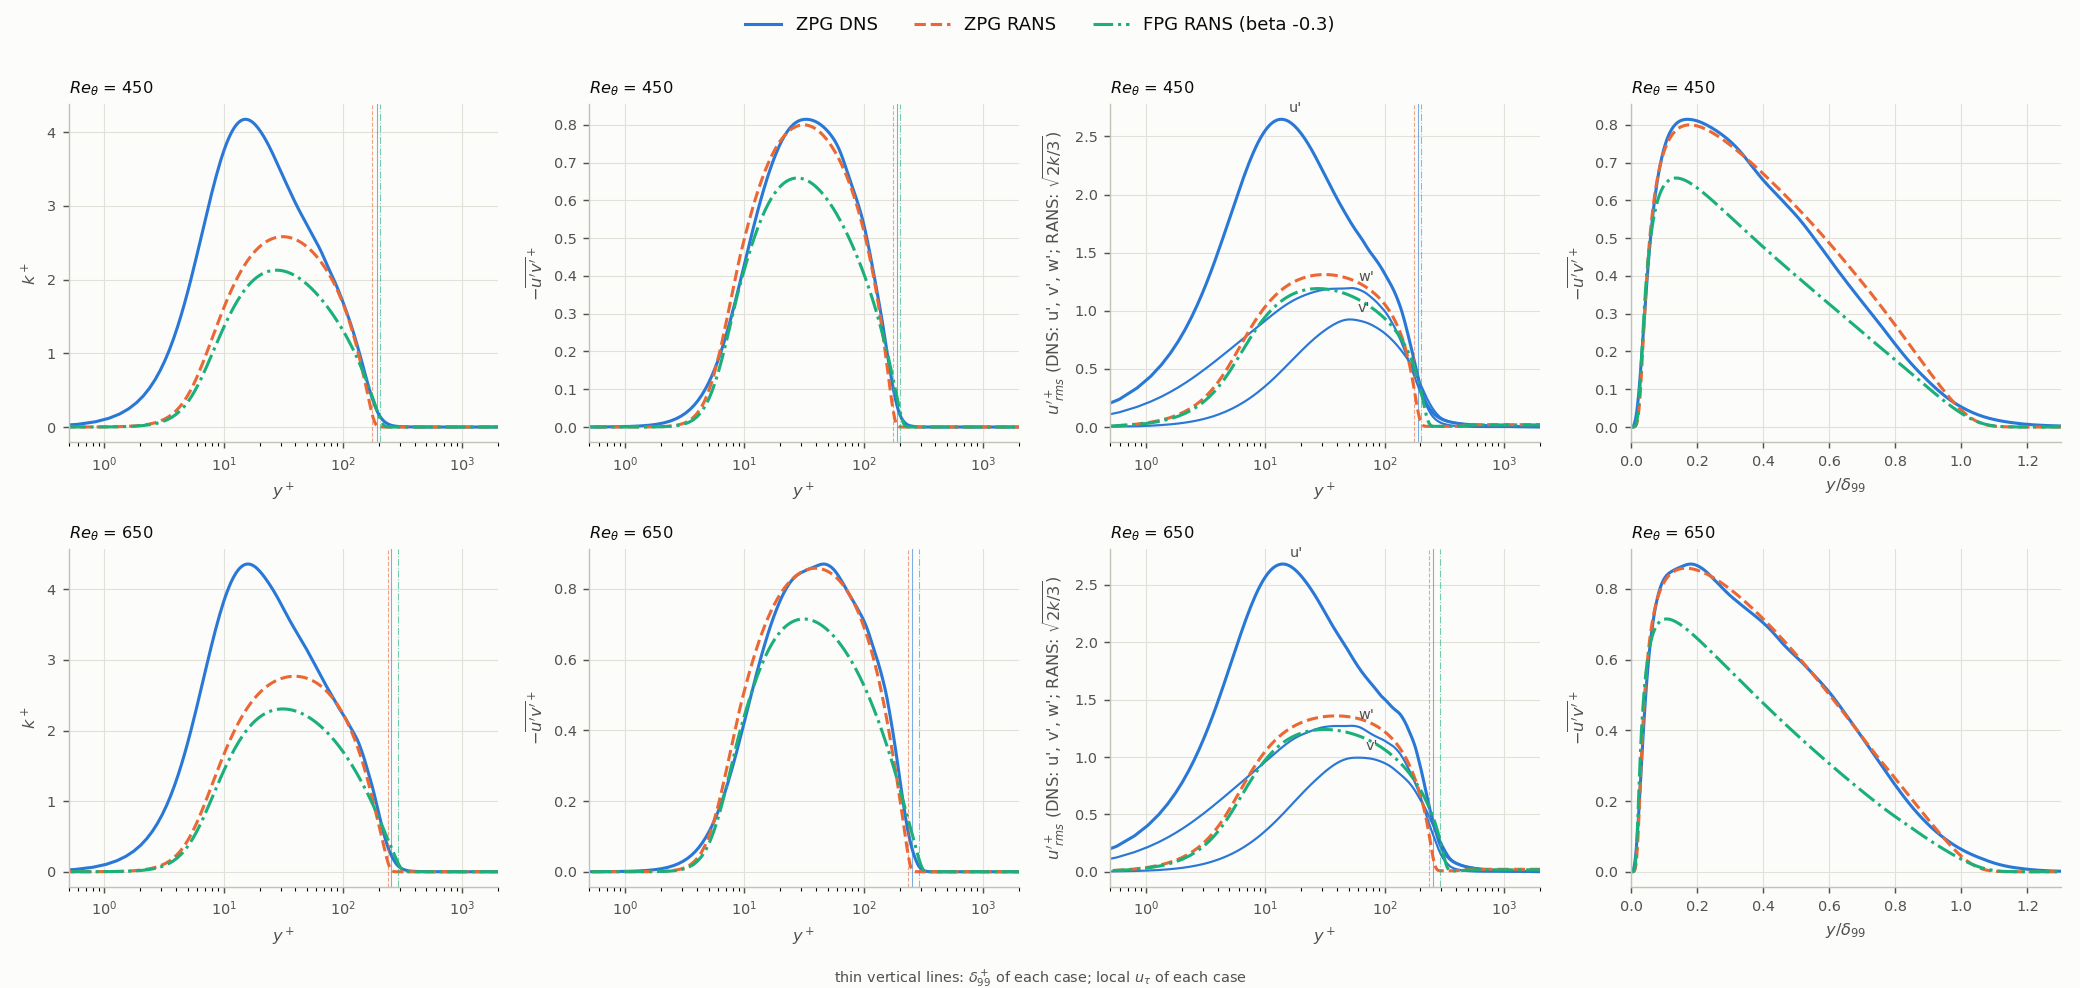

This figure's Python source:
#!/usr/bin/env python3
"""Turbulent fluctuations at matched Re_theta: ZPG DNS, ZPG RANS, FPG RANS.

RANS stresses by Boussinesq: -u'v' = nu_t dU/dy, u_i'u_i' = 2/3 k (the
normal stresses of an eddy-viscosity model are isotropic up to the small
strain terms). Wall units with the local u_tau of each case.

    fluct_retheta.py        -> assets/fluct_retheta.png (+ the peak table on stdout)

ZPG DNS: the committed ../smooth/assets/mobydiff/xyz_3200_384_136/data.nc.
RANS (local fields, regenerated from the committed inis):
../smooth.RANS/production_62365.h5, ../fpg.RANS/production_170012.h5.
"""
import os
import sys

import matplotlib
import numpy as np

matplotlib.use("Agg")
import matplotlib.pyplot as plt  # noqa: E402

HERE = os.path.dirname(os.path.abspath(__file__))
TBL = os.path.normpath(os.path.join(HERE, "..", ".."))
sys.path.insert(0, HERE)
import dns_pg  # noqa: E402  (also puts pg_bl / rans_bl on the path)
import pg_bl  # noqa: E402
import rans_bl as rb  # noqa: E402

INK, INK2, MUTED, GRID, SURF = "#0b0b0b", "#52514e", "#898781", "#e1e0d9", "#fcfcfb"
C = {"ZPG DNS": "#2a78d6", "ZPG RANS": "#eb6834", "FPG RANS (beta -0.3)": "#1baf7a"}
LS = {"ZPG DNS": "-", "ZPG RANS": "--", "FPG RANS (beta -0.3)": "-."}
RETH = (450.0, 650.0)
OUT = HERE


def dns():
    return dns_pg.window(os.path.join(TBL, "smooth", "assets", "mobydiff", "xyz_3200_384_136", "data.nc"))


def rans(path):
    f = rb.load(path)
    f["uv"] = -f["nut"] * np.gradient(f["U"], f["y"], axis=1)
    return f


def style(ax, xlabel, ylabel):
    ax.set_facecolor(SURF)
    ax.grid(True, color=GRID, lw=0.6)
    ax.set_axisbelow(True)
    for s in ("top", "right"):
        ax.spines[s].set_visible(False)
    for s in ("left", "bottom"):
        ax.spines[s].set_color("#c3c2b7")
    ax.tick_params(colors=INK2, labelsize=8)
    ax.set_xlabel(xlabel, color=INK2, fontsize=9)
    ax.set_ylabel(ylabel, color=INK2, fontsize=9)


def main():
    cases = {"ZPG DNS": dns(),
             "ZPG RANS": rans(os.path.join(TBL, "smooth.RANS", "production_62365.h5")),
             "FPG RANS (beta -0.3)": rans(os.path.join(TBL, "fpg.RANS", "production_170012.h5"))}
    q = {k: pg_bl.pg_integrals(f) for k, f in cases.items()}

    fig, axs = plt.subplots(2, 4, figsize=(16, 7.6), facecolor=SURF)
    table = []
    for row, rt in enumerate(RETH):
        for name, f in cases.items():
            qq = q[name]
            ok = qq["x"] > 60.0                        # past the trip / k-source region
            i = int(np.flatnonzero(ok)[np.argmin(abs(qq["Re_theta"][ok] - rt))])
            ut = np.sqrt(qq["tauw"][i])
            nu = 1.0 / f["re"]
            yp = f["y"] * ut / nu
            d99p = qq["delta99"][i] * ut / nu
            col, ls = C[name], LS[name]
            k = f["k"][i] / ut ** 2
            uv = -f["uv"][i] / ut ** 2
            axs[row, 0].semilogx(yp, k, color=col, ls=ls, lw=1.7, label=name)
            axs[row, 1].semilogx(yp, uv, color=col, ls=ls, lw=1.7)
            axs[row, 3].plot(f["y"] / qq["delta99"][i], uv, color=col, ls=ls, lw=1.7)
            if name == "ZPG DNS":
                for comp, lw in (("uu", 1.7), ("vv", 1.2), ("ww", 1.2)):
                    r = np.sqrt(np.maximum(f[comp][i], 0)) / ut
                    axs[row, 2].semilogx(yp, r, color=col, ls=ls, lw=lw)
                    j = int(np.argmax(r))
                    axs[row, 2].annotate(f"{comp[0]}'", (yp[j], r[j]), xytext=(4, 4),
                                         textcoords="offset points", color=INK2, fontsize=8)
            else:
                axs[row, 2].semilogx(yp, np.sqrt(2.0 / 3.0 * np.maximum(k, 0)), color=col, ls=ls, lw=1.7)
            for ax in axs[row, :3]:
                ax.axvline(d99p, color=col, ls=ls, lw=0.6, alpha=0.6)
            jk = int(np.argmax(k))
            table.append((rt, name, qq["x"][i], qq["Re_theta"][i], qq["beta"][i], qq["cf"][i],
                          qq["H"][i], d99p, k[jk], yp[jk], uv.max(), yp[int(np.argmax(uv))]))
        labels = (r"$k^+$", r"$-\overline{u'v'}^+$", r"$u'^+_{rms}$ (DNS: u', v', w'; RANS: $\sqrt{2k/3}$)",
                  r"$-\overline{u'v'}^+$")
        for c, ax in enumerate(axs[row]):
            if c < 3:
                ax.set_xlim(0.5, 2000)
                style(ax, r"$y^+$", labels[c])
            else:
                ax.set_xlim(0, 1.3)
                style(ax, r"$y/\delta_{99}$", labels[c])
            ax.set_title(rf"$Re_\theta$ = {rt:.0f}", color=INK, fontsize=9, loc="left")
    h, l = axs[0, 0].get_legend_handles_labels()
    fig.legend(h, l, loc="upper center", ncol=3, frameon=False, fontsize=10, labelcolor=INK)
    fig.text(0.5, 0.005, r"thin vertical lines: $\delta_{99}^+$ of each case; local $u_\tau$ of each case",
             ha="center", color=INK2, fontsize=8)
    fig.tight_layout(rect=(0, 0.02, 1, 0.94))
    fig.savefig(os.path.join(OUT, "fluct_retheta.png"), dpi=130)

    hdr = f"{'Re_th':>5} {'case':22} {'x':>5} {'Re_th':>6} {'beta':>6} {'c_f':>8} {'H':>5} {'d99+':>5} {'k+max':>6} {'@y+':>5} {'uv+max':>6} {'@y+':>5}"
    print(hdr)
    for r in table:
        print(f"{r[0]:5.0f} {r[1]:22} {r[2]:5.0f} {r[3]:6.0f} {r[4]:+6.3f} {r[5]:8.5f} {r[6]:5.3f} {r[7]:5.0f} "
              f"{r[8]:6.2f} {r[9]:5.1f} {r[10]:6.3f} {r[11]:5.1f}")


if __name__ == "__main__":
    main()
